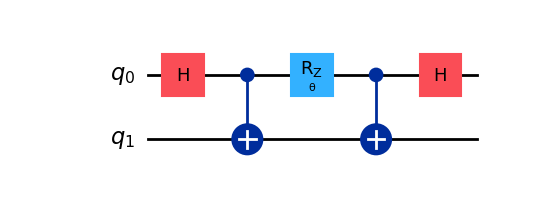

The Python source for this figure:
import numpy as np
import matplotlib.pyplot as plt

from qiskit import QuantumCircuit
from qiskit.circuit import Parameter
from qiskit.quantum_info import Statevector
from qiskit.visualization import plot_bloch_multivector

# --- Setting Parameter
theta = Parameter('θ')

# --- Building Ghost Imaging Demonstration Circuit (Two Qubit)
def build_circuit():
    qc = QuantumCircuit(2)

    # --- Entanglement/Prepping Bell State
    qc.h(0)
    qc.cx(0, 1)

    # --- Simulated Interaction with Object
    qc.rz(theta, 0)

    # --- Recovery/Inverse of Bell State Prep
    qc.cx(0, 1)
    qc.h(0)

    return qc

qc_param = build_circuit()

# --- Quantum Circuit Visualization
qc_param.draw(output='mpl', style='iqp')
plt.show()

# --- Bloch Sphere Visualization
state = Statevector.from_instruction(
    qc_param.assign_parameters({theta: np.pi/2})
)

plot_bloch_multivector(state)
plt.show()

# --- Let's go, Phase Sweep!
theta_vals = np.linspace(0, 2*np.pi, 50)
correlations = []

for t in theta_vals:
    qc = qc_param.assign_parameters({theta: t})
    state = Statevector.from_instruction(qc)

    probs = state.probabilities_dict()

    corr = (
        probs.get('00', 0)
        + probs.get('11', 0)
        - probs.get('01', 0)
        - probs.get('10', 0)
    )

    correlations.append(corr)

# --- Correlation Values Form Cosine Interference Pattern
plt.plot(theta_vals, correlations, marker='o')
plt.xlabel("Object Phase (θ)")

# --- Positive Correlation Signal Value = Constructive Interference
# --- Negative Correlation Signal Value = Destructive Interference
plt.ylabel("Correlation Signal")
plt.title("Ghost Imaging-Style Correlation Plot")
plt.grid()
plt.show()
